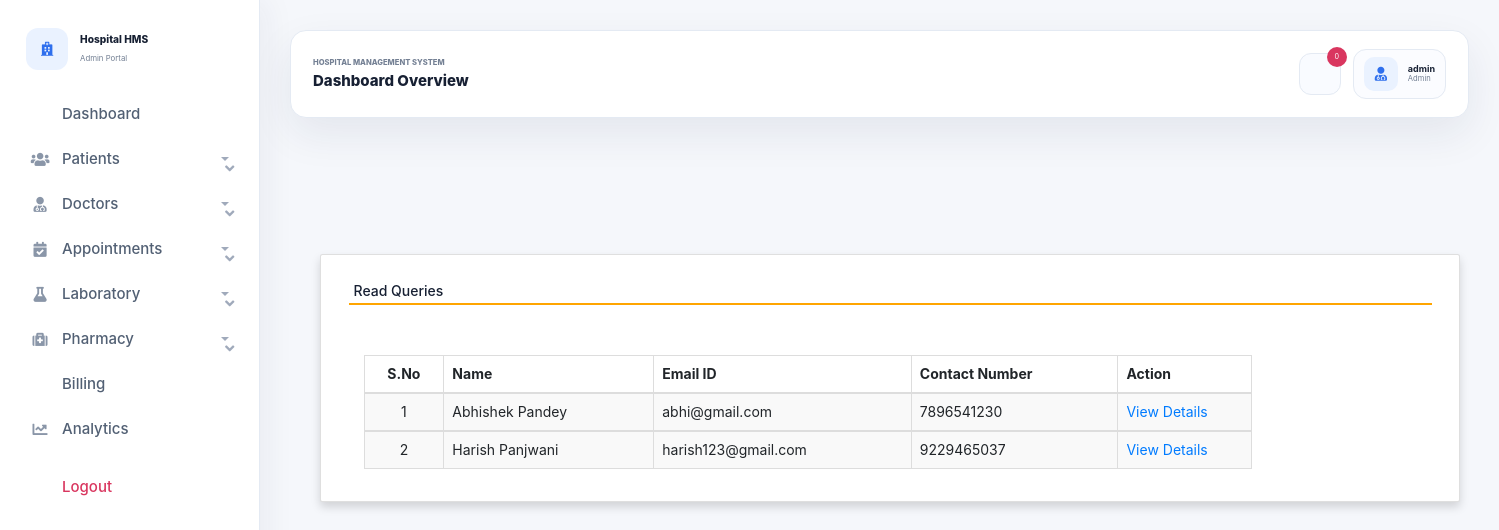
Screenshot of /read_queries (signed in) with the database file from the repository.
### hospitals/models.py (models this page shows, shortened)
class Contact(models.Model):
    name = models.CharField(max_length=100, null=True)
    contact = models.CharField(max_length=15, null=True)
    email = models.CharField(max_length=50, null=True)
    subject = models.CharField(max_length=100, null=True)
    message = models.CharField(max_length=300, null=True)
    msgdate = models.DateField(null=True)
    isread = models.CharField(max_length=10,null=True)

### hospitals/views.py (the view)
# urls.py: path('read_queries', read_queries, name='read_queries'),
def read_queries(request):
    redirect_response = require_full_access(request)
    if redirect_response:
        return redirect_response
    contact = Contact.objects.filter(isread="yes")
    return render(request,'read_queries.html', locals())

### hospitals/views.py (called while the page is built)
def selected_role(request):
    role = request.session.get("user_role")
    if not role and request.user.is_authenticated and request.user.is_staff:
        role = "admin"
        request.session["user_role"] = role
    return role

def can_manage_records(request):
    return request.user.is_authenticated and selected_role(request) in FULL_ACCESS_ROLES

def require_full_access(request):
    if not can_manage_records(request):
        return redirect("admin_home" if request.user.is_authenticated else "login")
    return None

### hospitals/templates/read_queries.html (shortened to what this page needs)
{% extends 'admin_nav.html' %}
{% load static %}
{% block content %}
<head>
 <link rel="stylesheet" href="https://maxcdn.bootstrapcdn.com/bootstrap/3.4.1/css/bootstrap.min.css">
  <link rel="stylesheet" href="https://cdnjs.cloudflare.com/ajax/libs/font-awesome/4.7.0/css/font-awesome.min.css">
  <link rel="stylesheet" href="https://use.fontawesome.com/releases/v5.6.3/css/all.css">
</head>
<br><br><br><br>
<div class="container card shadow m-5">
    <div class="card-body">
        <h5 class="p-2" style="border-bottom: 2px solid orange">Read Queries</h5>
		<div class="container mt-5">
            <table id="example" class="table table-striped table-bordered" style="width:80%">
			<thead>
                                    <tr>
                                        <th class="text-center">S.No</th>
                                        <th class="d-none d-sm-table-cell">Name</th>
                                        <th class="d-none d-sm-table-cell">Email ID</th>
                                        <th class="d-none d-sm-table-cell">Contact Number</th>
                                        <th class="d-none d-sm-table-cell" style="width: 15%;">Action</th>
                                    </tr>
                                </thead>
                                {% for i in contact %}
                                <tbody>
                                    <tr>
                                        <td class="text-center">{{forloop.counter}}</td>
                                        <td class="font-w600">{{i.name}}</td>
                                        <td class="font-w600">{{i.email}}</td>
                                        <td class="font-w600">{{i.contact}}</td>
                                        <td class="font-w600"><a href="{% url 'view_queries' i.id %}" class="text-primary">View Details</a></td>
                                    </tr>
                                        {% endfor %}
                                </tbody>
            </table>
        </div>
    </div>
</div>
{% endblock content %}

### hospitals/templates/admin_nav.html (shortened to what this page needs)
<!DOCTYPE html>
{% load static %}
<html lang="en">
<head>
  <link rel="stylesheet" href="https://stackpath.bootstrapcdn.com/bootstrap/4.3.1/css/bootstrap.min.css">
  <link rel="stylesheet" href="https://maxcdn.bootstrapcdn.com/font-awesome/4.7.0/css/font-awesome.min.css">
  <link rel="stylesheet" href="{% static 'css/admin_dashboard.css' %}?v=20260514-portal">
</head>
<body class="erp-body">
  <div class="wrapper">
  <aside class="sidebar erp-sidebar" tabindex="0">
    <div class="sidebar-brand">
      <span class="brand-mark"><i class="fa fa-hospital-o"></i></span>
      <div>
        <strong>Hospital HMS</strong>
        <small>Admin Portal</small>
      </div>
    </div>
    <nav class="sidebar-nav">
      <a class="{% if request.resolver_match.url_name == 'admin_home' %}active{% endif %}" href="{% url 'admin_home' %}"><i class="fa fa-tachometer"></i><span>Dashboard</span></a>
      <div class="nav-group {% if request.resolver_match.url_name == 'add_patient' or request.resolver_match.url_name == 'view_patient' %}open{% endif %}">
        <button type="button"><i class="fa fa-users"></i><span>Patients</span><i class="fa fa-angle-down caret"></i></button>
      </div>
      <div class="nav-group {% if request.resolver_match.url_name == 'add_doctor' or request.resolver_match.url_name == 'view_doctor' %}open{% endif %}">
        <button type="button"><i class="fa fa-user-md"></i><span>Doctors</span><i class="fa fa-angle-down caret"></i></button>
      </div>
      <div class="nav-group {% if request.resolver_match.url_name == 'add_appointment' or request.resolver_match.url_name == 'view_appointment' %}open{% endif %}">
        <button type="button"><i class="fa fa-calendar-check-o"></i><span>Appointments</span><i class="fa fa-angle-down caret"></i></button>
      </div>
      <div class="nav-group {% if request.resolver_match.url_name == 'add_report' or request.resolver_match.url_name == 'view_reports' or request.resolver_match.url_name == 'download_reports' %}open{% endif %}">
        <button type="button"><i class="fa fa-flask"></i><span>Laboratory</span><i class="fa fa-angle-down caret"></i></button>
      </div>
      <div class="nav-group {% if request.resolver_match.url_name == 'add_medicine' or request.resolver_match.url_name == 'inventory' %}open{% endif %}">
        <button type="button"><i class="fa fa-medkit"></i><span>Pharmacy</span><i class="fa fa-angle-down caret"></i></button>
      </div>
      <a class="{% if request.resolver_match.url_name == 'create_bill' or request.resolver_match.url_name == 'payment_history' %}active{% endif %}" href="{% url 'create_bill' %}"><i class="fa fa-file-text-o"></i><span>Billing</span></a>
      <a class="{% if request.resolver_match.url_name == 'analytics' %}active{% endif %}" href="{% url 'analytics' %}"><i class="fa fa-line-chart"></i><span>Analytics</span></a>
    </nav>
    <a class="sidebar-logout" href="{% url 'logout' %}"><i class="fa fa-sign-out"></i> Logout</a>
  </aside>
  <div class="main-content erp-main">
    <nav class="top-navbar erp-topbar">
      <div>
        <p class="eyebrow">Hospital Management System</p>
        <h1>{{ title|default:"Dashboard Overview" }}</h1>
      </div>
      <div class="topbar-tools">
        <button class="topbar-icon" type="button" title="Notifications">
          <i class="fa fa-bell-o"></i>
          <span>{{ unread_notifications|default:"0" }}</span>
        </button>
        <div class="topbar-profile">
          <span><i class="fa fa-user-md"></i></span>
          <div>
            <strong>{{ request.user.username|default:"Admin" }}</strong>
            <small>{{ request.session.user_role|title|default:"Admin" }}</small>
          </div>
        </div>
      </div>
    </nav>
    <div class="content">
      {% block content %}
      {% endblock content %}
    </div>
  </div>
  </div>
</body>
</html>

### hospitals/static/css/admin_dashboard.css (style rules this page uses)
:root { --erp-bg: #f5f7fb; --erp-surface: #ffffff; --erp-sidebar: #ffffff; --erp-text: #172033; --erp-muted: #748094; --erp-border: #e4eaf3; --erp-blue: #2f6fed; --erp-blue-soft: #eaf2ff; --erp-green: #14966f; --erp-green-soft: #e8f8f2; --erp-orange: #d97706; --erp-orange-soft: #fff3df; --erp-purple: #7048e8; --erp-purple-soft: #f0edff; --erp-red: #d9365f; --erp-red-soft: #ffeaf0; --erp-shadow: 0 16px 42px rgba(28, 43, 78, 0.08); }
* { box-sizing: border-box; }
html { min-height: 100%; }
body.erp-body { margin: 0; min-height: 100vh; overflow-x: hidden; background: var(--erp-bg); color: var(--erp-text); font-family: Inter, "Segoe UI", Arial, sans-serif; letter-spacing: 0; }
a, a:hover { color: inherit; text-decoration: none; }
.wrapper { display: flex; min-height: 100vh; }
.sidebar { width: 260px; position: fixed; top: 0; left: 0; bottom: 0; height: 100vh; padding: 24px 18px; overflow-y: auto; background: var(--erp-sidebar); border-right: 1px solid var(--erp-border); box-shadow: 8px 0 28px rgba(31, 45, 76, 0.05); z-index: 20; }
.main-content { margin-left: 260px; padding: 30px; width: calc(100% - 260px); min-height: 100vh; }
.sidebar-brand, .top-navbar, .topbar-tools, .topbar-profile, .sidebar-nav a, .nav-group button, .sidebar-logout, .stat-card, .module-header, .appointment-person { display: flex; align-items: center; }
.sidebar-brand { gap: 12px; padding: 4px 8px 24px; }
.brand-mark { width: 42px; height: 42px; display: grid; place-items: center; border-radius: 12px; background: var(--erp-blue-soft); color: var(--erp-blue); }
.sidebar-brand strong { display: block; color: var(--erp-text); font-size: 1.02rem; font-weight: 800; }
.sidebar-brand small { color: var(--erp-muted); font-size: 0.78rem; }
.sidebar-nav { display: grid; gap: 5px; }
.sidebar-nav a, .nav-group button, .sidebar-logout { width: 100%; gap: 12px; padding: 11px 12px; border: 0; border-radius: 10px; background: transparent; color: #526074; font-size: 15px; font-weight: 500; line-height: 1.2; transition: background 0.18s ease, color 0.18s ease, transform 0.18s ease; }
.sidebar-nav a i, .nav-group button i:first-child, .sidebar-logout i { width: 20px; color: #8a96a8; text-align: center; transition: color 0.18s ease; }
.nav-group button { cursor: pointer; }
.nav-group button span { flex: 1; text-align: left; }
.nav-group .caret { color: #a0aabb; transition: transform 0.22s ease; }
.sidebar-logout { margin-top: 18px; color: var(--erp-red); }
.top-navbar { justify-content: space-between; gap: 18px; min-height: 76px; padding: 18px 22px; margin-bottom: 26px; background: var(--erp-surface); border: 1px solid var(--erp-border); border-radius: 16px; box-shadow: var(--erp-shadow); }
.eyebrow { margin: 0 0 4px; color: var(--erp-muted); font-size: 0.76rem; font-weight: 800; text-transform: uppercase; }
.top-navbar h1 { margin: 0; font-size: 1.5rem; font-weight: 800; }
.topbar-tools { gap: 12px; justify-content: flex-end; }
.topbar-icon { position: relative; width: 42px; height: 42px; border: 1px solid var(--erp-border); border-radius: 12px; background: #f9fbff; color: var(--erp-blue); }
.topbar-icon span { position: absolute; top: -7px; right: -7px; min-width: 20px; height: 20px; padding: 0 5px; border-radius: 999px; background: var(--erp-red); color: #fff; font-size: 0.72rem; line-height: 20px; }
.topbar-profile { gap: 10px; padding: 7px 10px; border: 1px solid var(--erp-border); border-radius: 13px; background: #fbfcff; }
.topbar-profile span { width: 34px; height: 34px; display: grid; place-items: center; border-radius: 10px; background: var(--erp-blue-soft); color: var(--erp-blue); }
.topbar-profile strong, .topbar-profile small { display: block; line-height: 1.15; }
.topbar-profile strong { font-size: 0.9rem; }
.topbar-profile small { color: var(--erp-muted); font-size: 0.76rem; }

### rows the page displays
Contact: name "Abhishek Pandey", email "abhi@gmail.com", contact "7896541230"
Contact: name "Harish Panjwani", email "harish123@gmail.com", contact "9229465037"

### other values shown
{{ title|default:"Dashboard Overview" }} "Dashboard Overview"
{{ unread_notifications|default:"0" }} "0"
{{ request.user.username|default:"Admin" }} "admin"
{{ request.session.user_role|title|default:"Admin" }} "Admin"
